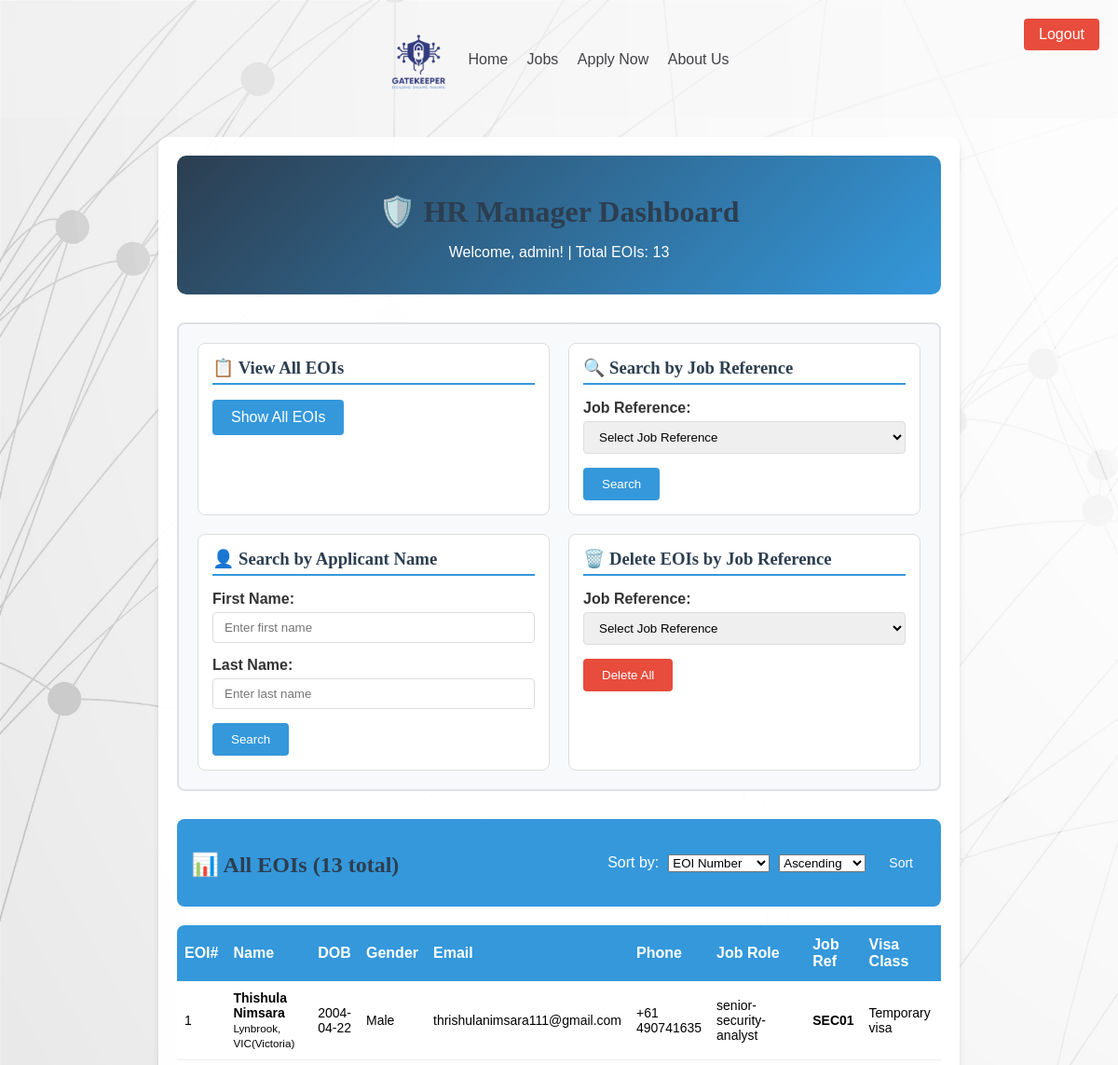
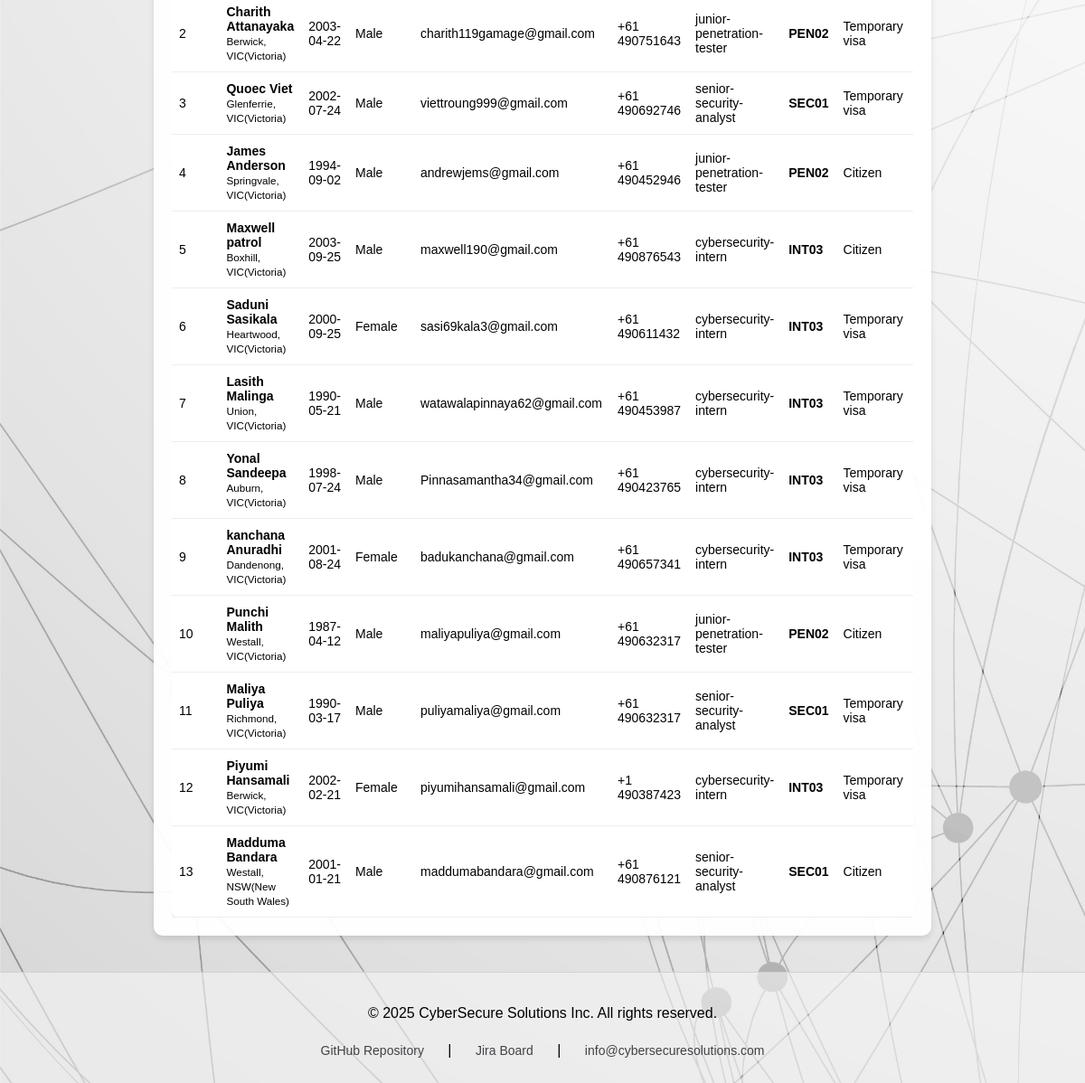
/manage.php (signed in), run on an earlier commit of the app's database (2 pictures, top to bottom).
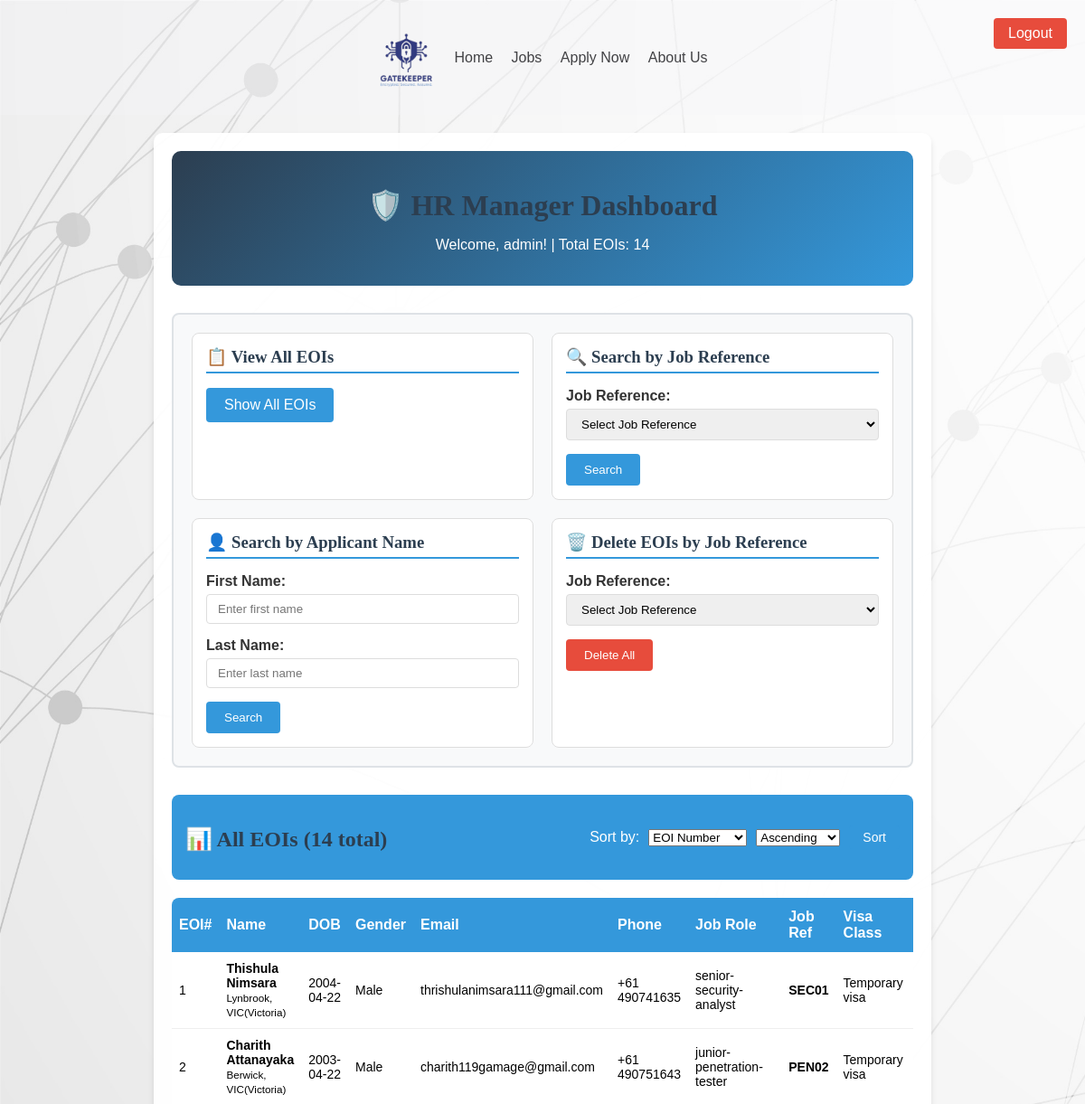
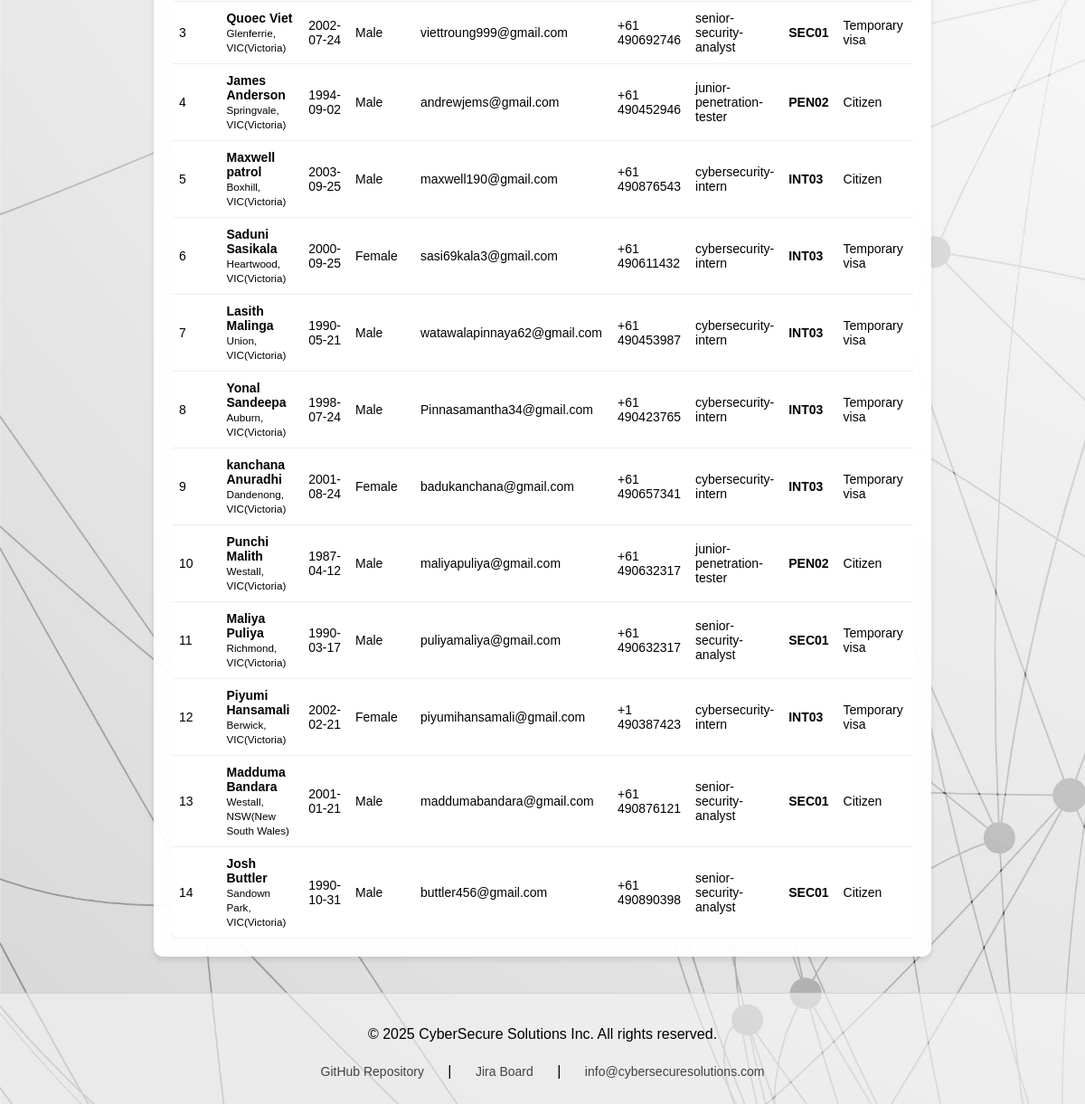
And on a later commit of the database (2 pictures, top to bottom).
### tables this page shows
CREATE TABLE `eoi` (
  `EOInumber` int(11) NOT NULL,
  `first_name` varchar(20) NOT NULL,
  `last_name` varchar(20) NOT NULL,
  `dob` date NOT NULL,
  `gender` enum('male','female','other') NOT NULL,
  `street_address` varchar(40) NOT NULL,
  `suburb_town` varchar(40) NOT NULL,
  `state` enum('VIC(Victoria)','NSW(New South Wales)','QLD(Queensland)','NT(Northern Territory)','WA(Western Australia)','SA(South Australia)','TAS(Tasmania)','ACT(Australian Capital Territory)') DEFAULT NULL,
  `postcode` char(4) NOT NULL,
  `email` varchar(50) NOT NULL,
  `country_code` varchar(5) NOT NULL,
  `phone` varchar(12) NOT NULL,
  `job_role` varchar(50) NOT NULL,
  `job_reference` varchar(10) NOT NULL,
  `visa_class` enum('Citizen','Temporary visa') NOT NULL,
  `skills` varchar(255) NOT NULL,
  `other_skills` text DEFAULT NULL,
  `status` enum('New','Current','Final') DEFAULT 'New'
);

### manage.php (the view, shortened to what this page needs)
<?php
require_once 'settings.php';
$search_performed = false;
$sort_field = isset($_GET['sort']) ? $_GET['sort'] : 'EOInumber';
$sort_order = isset($_GET['order']) ? $_GET['order'] : 'ASC';
$where_clause = "";
$params = [];
$param_types = "";
$sql = "SELECT * FROM eoi $where_clause ORDER BY $sort_field $sort_order";
if (!empty($params)) {
    $stmt = $conn->prepare($sql);
    $stmt->bind_param($param_types, ...$params);
} else {
    $stmt = $conn->prepare($sql);
}
$stmt->execute();
$result = $stmt->get_result();
$eois = $result->fetch_all(MYSQLI_ASSOC);
?>
<!DOCTYPE html>
<html lang="en">
<head>
    <link rel="stylesheet" href="styles/index.css">
</head>
<body>
    <a href="logout.php" class="logout-link">Logout</a>
    <?php include 'header.inc'; ?>
    <main>
        <div class="admin-container">
            <div class="admin-header">
                <h1>🛡️ HR Manager Dashboard</h1>
                <p>Welcome, <?php echo htmlspecialchars($_SESSION['username']); ?>! | Total EOIs: <?php echo count($eois); ?></p>
            </div>
            <div class="search-panel">
                <div class="search-form">
                    <h3>📋 View All EOIs</h3>
                    <a href="manage.php" class="btn">Show All EOIs</a>
                </div>
                <div class="search-form">
                    <h3>🔍 Search by Job Reference</h3>
                    <form method="GET">
                        <div class="form-group">
                            <label>Job Reference:</label>
                            <select name="job_ref" required>
                                <option value="">Select Job Reference</option>
                            </select>
                        </div>
                        <button type="submit" name="search_job_ref" class="btn">Search</button>
                    </form>
                </div>
                <div class="search-form">
                    <h3>👤 Search by Applicant Name</h3>
                    <form method="GET">
                        <div class="form-group">
                            <label>First Name:</label>
                            <input type="text" name="first_name" value="<?php echo htmlspecialchars($_GET['first_name'] ?? ''); ?>" placeholder="Enter first name">
                        </div>
                        <div class="form-group">
                            <label>Last Name:</label>
                            <input type="text" name="last_name" value="<?php echo htmlspecialchars($_GET['last_name'] ?? ''); ?>" placeholder="Enter last name">
                        </div>
                        <button type="submit" name="search_name" class="btn">Search</button>
                    </form>
                </div>
                <div class="search-form">
                    <h3>🗑️ Delete EOIs by Job Reference</h3>
                    <form method="POST" onsubmit="return confirm('Are you sure you want to delete ALL EOIs with this job reference? This action cannot be undone!');">
                        <div class="form-group">
                            <label>Job Reference:</label>
                            <select name="job_ref_delete" required>
                                <option value="">Select Job Reference</option>
                            </select>
                        </div>
                        <button type="submit" name="delete_by_job_ref" class="btn btn-danger">Delete All</button>
                    </form>
                </div>
            </div>
            <div class="results-section">
                <div class="results-header">
                    <h2>
                        <?php if ($search_performed): ?>
                            🔍 Search Results (<?php echo count($eois); ?> found)
                        <?php else: ?>
                            📊 All EOIs (<?php echo count($eois); ?> total)
                        <?php endif; ?>
                    </h2>
                    <div class="sort-options">
                        <form method="GET" style="display: flex; gap: 10px; align-items: center;">
                            <label>Sort by:</label>
                            <select name="sort">
                                <option value="EOInumber" <?php echo $sort_field === 'EOInumber' ? 'selected' : ''; ?>>EOI Number</option>
                            </select>
                            <select name="order">
                                <option value="ASC" <?php echo $sort_order === 'ASC' ? 'selected' : ''; ?>>Ascending</option>
                            </select>
                            <button type="submit" class="btn" style="padding: 5px 15px; font-size: 14px;">Sort</button>
                        </form>
                    </div>
                </div>
                <?php if (empty($eois)): ?>
                    <div style="text-align: center; padding: 40px; background: white; border-radius: 8px;">
                        <h3>No EOIs found</h3>
                        <p>Try adjusting your search criteria or <a href="manage.php">view all EOIs</a>.</p>
                    </div>
                <?php else: ?>
                    <div style="overflow-x: auto;">
                        <table class="eoi-table">
                            <thead>
                                <tr>
                                    <th>EOI#</th>
                                    <th>Name</th>
                                    <th>DOB</th>
                                    <th>Gender</th>
                                    <th>Email</th>
                                    <th>Phone</th>
                                    <th>Job Role</th>
                                    <th>Job Ref</th>
                                    <th>Visa Class</th>
                                    <th>Status</th>
                                </tr>
                            </thead>
                            <tbody>
                                <?php foreach ($eois as $eoi): ?>
                                    <tr>
                                        <td><?php echo htmlspecialchars($eoi['EOInumber']); ?></td>
                                        <td>
                                            <strong><?php echo htmlspecialchars($eoi['first_name'] . ' ' . $eoi['last_name']); ?></strong><br>
                                            <small><?php echo htmlspecialchars($eoi['suburb_town'] . ', ' . $eoi['state']); ?></small>
                                        </td>
                                        <td><?php echo htmlspecialchars($eoi['dob']); ?></td>
                                        <td><?php echo ucfirst(htmlspecialchars($eoi['gender'])); ?></td>
                                        <td><?php echo htmlspecialchars($eoi['email']); ?></td>
                                        <td><?php echo htmlspecialchars($eoi['country_code'] . ' ' . $eoi['phone']); ?></td>
                                        <td><?php echo htmlspecialchars($eoi['job_role']); ?></td>
                                        <td><strong><?php echo htmlspecialchars($eoi['job_reference']); ?></strong></td>
                                        <td><?php echo htmlspecialchars($eoi['visa_class']); ?></td>
                                        <td>
                                        </td>
                                    </tr>
                                <?php endforeach; ?>
                            </tbody>
                        </table>
                    </div>
                <?php endif; ?>
            </div>
        </div>
    </main>
    <?php include 'footer.inc'; ?>
</body>
</html>

### header.inc
<header>
    <div class="nav-wrapper">
        <img src="images/logo1.png" alt="Company Logo" class="logo">
        <?php include("nav.inc"); ?>
    </div>
</header>

### nav.inc
<nav class="nav-container">
  <a href="index.php">Home</a>
  <a href="jobs.php">Jobs</a>
  <a href="apply.php">Apply Now</a>
  <a href="about.php">About Us</a>
</nav>

### footer.inc
<footer>
  <p>&copy; 2025 CyberSecure Solutions Inc. All rights reserved.</p>
  <a href="https://github.com/105517068/team-website.git" target="_blank">GitHub Repository</a> |
  <a href="https://thrishulanimsara111-1758724044663.atlassian.net/jira/software/projects/SCRUM/boards/1/timeline" target="_blank">Jira Board</a> |
  <a href="mailto:info@cybersecuresolutions.com">info@cybersecuresolutions.com</a>
</footer>

### styles/index.css (style rules this page uses)
.logo { width: 80px; height: 120px; margin-top: 7px; margin-right: 5px; transition: all 0.3s ease; cursor: pointer; }
body { font-family: Arial, sans-serif; margin: 0; padding: 0; }
* { box-sizing: border-box; }
h1, h2, h3, h4, h5, h6 { font-family: 'Georgia', serif; color: #2c3e50; margin-bottom: 1rem; }
header { background-color: rgba(245, 245, 247, 0.3); padding: 0 20px; display: flex; justify-content: center; align-items: center; }
.nav-wrapper { display: flex; justify-content: center; align-items: center; width: 100%; }
nav a { color: #424245; text-decoration: none; font-size: 16px; font-weight: 400; padding: 0 8px; transition: color 0.2s ease; }
main { max-width: 900px; margin: 20px auto; padding: 0 20px; }
footer { background-color: rgba(245, 245, 247, 0.6); border-top: 1px solid #d2d2d7; text-align: center; padding: 20px; margin-top: 40px; }
footer a { color: #424245; text-decoration: none; font-size: 14px; margin: 0 10px; padding: 8px 12px; border-radius: 6px; transition: all 0.3s ease; display: inline-block; }

### manage.php (style rules this page uses)
body { font-family: Arial, sans-serif; margin: 0; padding: 0; background-image: url(images/bgimage3.jpg); background-size: cover; background-attachment: fixed; }
.admin-container { max-width: 1400px; margin: 20px auto; padding: 20px; background: rgba(255, 255, 255, 0.95); border-radius: 10px; box-shadow: 0 4px 6px rgba(0,0,0,0.1); }
.admin-header { background: linear-gradient(135deg, #2c3e50, #3498db); color: white; padding: 20px; border-radius: 10px; margin-bottom: 30px; text-align: center; }
.search-panel { display: grid; grid-template-columns: repeat(auto-fit, minmax(300px, 1fr)); gap: 20px; margin-bottom: 30px; padding: 20px; background: #f8f9fa; border-radius: 8px; border: 2px solid #dee2e6; }
.search-form { background: white; padding: 15px; border-radius: 8px; border: 1px solid #ddd; }
.search-form h3 { margin-top: 0; color: #2c3e50; border-bottom: 2px solid #3498db; padding-bottom: 5px; }
.form-group { margin-bottom: 15px; }
.form-group label { display: block; margin-bottom: 5px; font-weight: bold; color: #333; }
.form-group input, .form-group select { width: 100%; padding: 8px 12px; border: 1px solid #ddd; border-radius: 4px; box-sizing: border-box; }
.btn { background: #3498db; color: white; padding: 10px 20px; border: none; border-radius: 4px; cursor: pointer; text-decoration: none; display: inline-block; transition: background 0.3s; }
.btn-danger { background: #e74c3c; }
.results-section { margin-top: 30px; }
.results-header { display: flex; justify-content: space-between; align-items: center; margin-bottom: 20px; padding: 15px; background: #3498db; color: white; border-radius: 8px; }
.sort-options { display: flex; gap: 10px; align-items: center; }
.eoi-table { width: 100%; border-collapse: collapse; background: white; border-radius: 8px; overflow: hidden; box-shadow: 0 2px 4px rgba(0,0,0,0.1); }
.eoi-table th { background: #3498db; color: white; padding: 12px 8px; text-align: left; font-weight: bold; }
.eoi-table td { padding: 10px 8px; border-bottom: 1px solid #eee; font-size: 14px; }
.logout-link { position: absolute; top: 20px; right: 20px; background: #e74c3c; color: white; padding: 8px 16px; text-decoration: none; border-radius: 4px; }

What changed in the data, as far as the page shows it:
added eoi: EOInumber "14", first_name+last_name "Josh Buttler", suburb_town+state "Sandown Park, VIC(Victoria)", dob "1990-10-31", gender "Male", email "buttler456@gmail.com", country_code+phone "+61 490890398", job_role "senior-security-analyst", job_reference "SEC01", visa_class "Citizen"
Also different on the page:
count($eois): "13" → "14"
